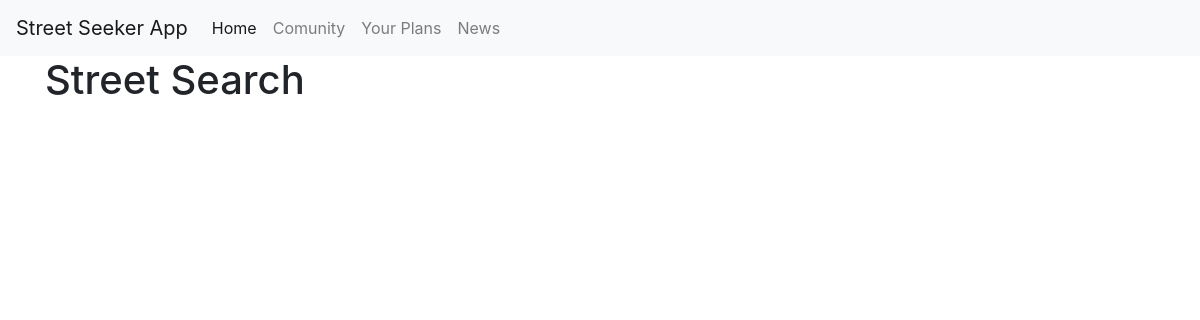
/street_search/, run on an earlier commit of the app's database.
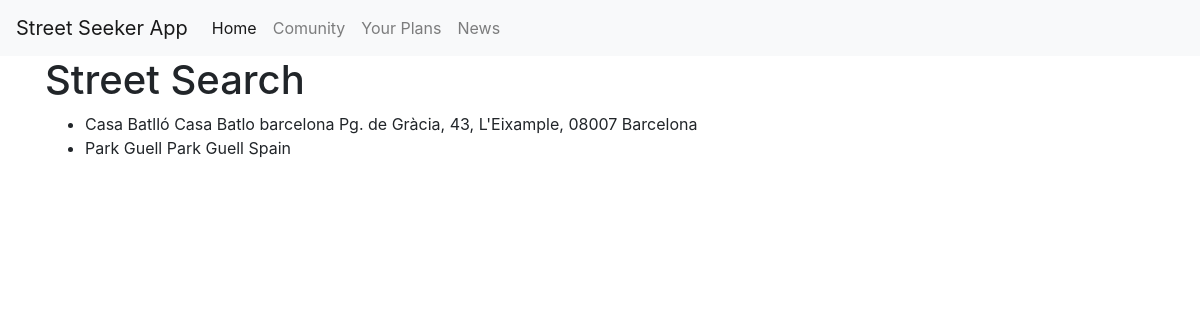
And on a later commit of the database.
### street_seeker/models.py (models this page shows, shortened)
class Place(models.Model):
    name = models.CharField(max_length=200)
    description = models.TextField()
    location = models.CharField(max_length=200)

### street_seeker/views.py (the view)
# urls.py: path("street_search/", views.places, name="street_search"),
def places(request):
    venue = Place.objects.all()
    return render(request, "street_search.html", {"places": venue})

### street_seeker/templates/street_search.html
{% extends "base.html" %} {% block content %}
<h1>Street Search</h1>
<ul>
    {% for place in places %}
    <li>
        {{ place.name}}
        {{ place.description}}
        {{ place.location}}
    </li>
    {% endfor %}
</ul>
{% endblock %}

### street_seeker/templates/base.html (shortened to what this page needs)
<!DOCTYPE html>
<html lang="en">
  <head>
    <link rel="stylesheet" href="https://stackpath.bootstrapcdn.com/bootstrap/4.3.1/css/bootstrap.min.css"  rel="stylesheet" />
  </head>
  <body>
    <nav class="navbar navbar-expand-lg navbar-light bg-light">
      <a class="navbar-brand" href="#">Street Seeker App</a>
      <div class="collapse navbar-collapse" id="navbarNav">
        <ul class="navbar-nav">
          <li class="nav-item active">
            <a class="nav-link" href="#">Home</a>
          </li>
          <li class="nav-item">
            <a class="nav-link" href="#">Comunity</a>
          </li>
          <li class="nav-item">
            <a class="nav-link" href="#">Your Plans</a>
          </li>
          <li class="nav-item">
            <a class="nav-link" href="#">News</a>
          </li>
        </ul>
      </div>
    </nav>
    <div class="container">{% block content %} {% endblock %}</div>
  </body>
</html>

What changed in the data, as far as the page shows it:
added Place: name "Casa Batlló", description "Casa Batlo barcelona", location "Pg. de Gràcia, 43, L'Eixample, 08007 Barcelona"
added Place: name "Park Guell", description "Park Guell", location "Spain"
